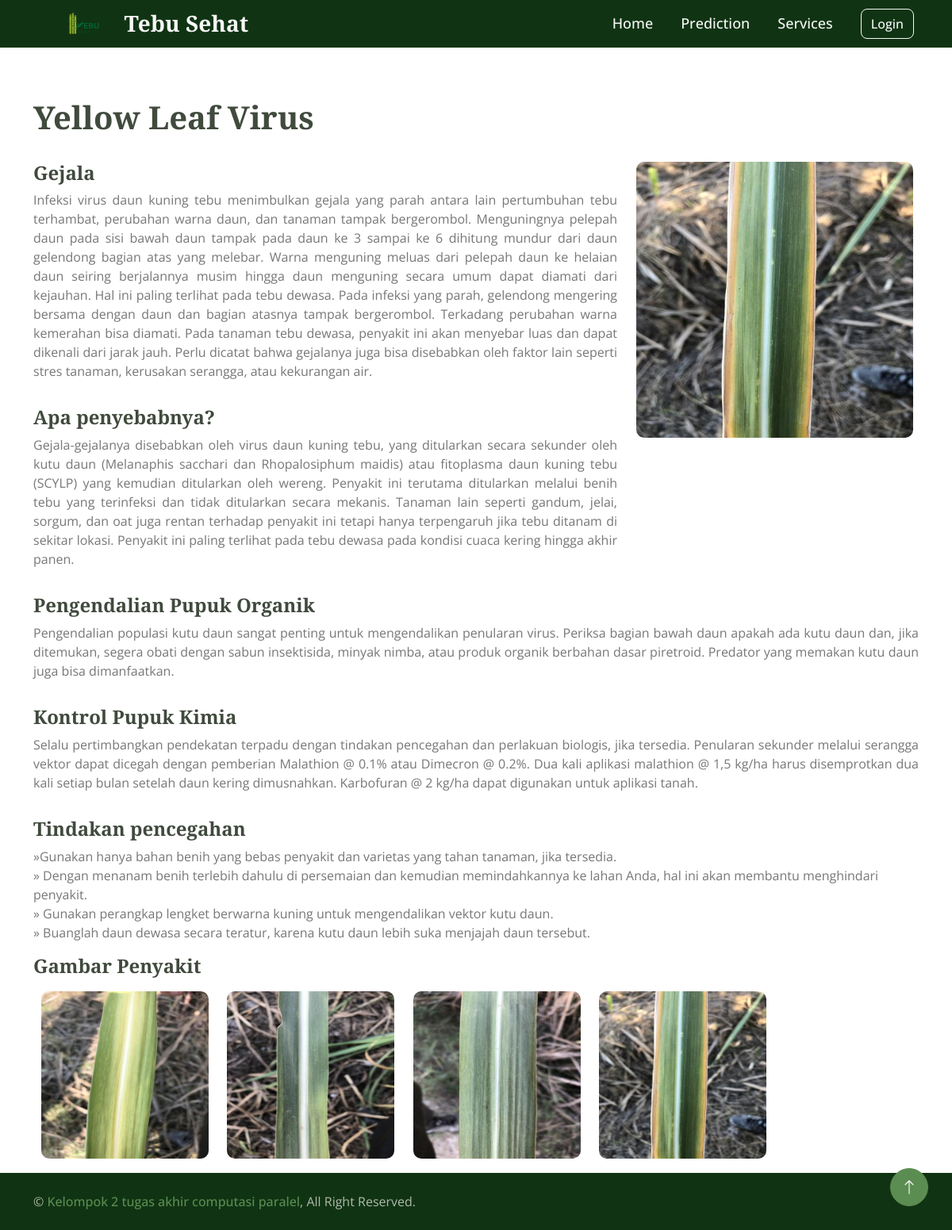
Page /disease_details/Yellow Leaf Virus/ on the committed database.
### uploads/models.py (models this page shows, shortened)
class Treatment(models.Model):
    disease_name = (
        ('Bacterial Blight', 'Bacterial Blight'),
        ('Leaf Rust', 'Leaf Rust'),
        ('Leaf Spot', 'Leaf Spot'),
        ('Mite Insect', 'Mite Insect'),
        ('Red Rot', 'Red Rot'),
        ('Red Rust', 'Red Rust'),
        ('White Fly', 'White Fly'),
        ('Yellow Leaf Virus', 'Yellow Leaf Virus')
        )
    disease = models.CharField(max_length=200, null=True, choices=disease_name)
    symptoms = models.CharField(max_length=1000, null=True)
    caused = models.CharField(max_length=1000, null=True)
    organic_control = models.CharField(max_length=1000, null=True)
    chemical_control = models.CharField(max_length=1000, null=True)
    preventive_measures = models.CharField(max_length=1000, null=True)

### uploads/views.py (the view)
# urls.py: path('disease_details/<str:disease>/', views.disease_details, name='disease_details'),
def disease_details(request, disease):
    treatment = Treatment.objects.get(disease=disease)
    symptoms, caused, organic_control, chemical_control, preventive_measures = get_treatment(treatment)
    context = {
        'treatment': treatment,
        'symptoms': symptoms,
        'caused': caused,
        'organic_control': organic_control,
        'chemical_control': chemical_control,
        'preventive_measures': preventive_measures,
    }
    return render(request, 'disease_details.html', context)

### uploads/utils.py (called while the page is built)
def get_treatment(treatment):
    try:
        symptoms = treatment.symptoms
        caused = treatment.caused
        organic_control = treatment.organic_control
        chemical_control = treatment.chemical_control
        preventive_measures = treatment.preventive_measures
        preventive_measures = preventive_measures.split(".")
        return symptoms, caused, organic_control, chemical_control, preventive_measures
    except Exception as e:
        print(f"An error occurred while processing treatment data: {e}")

### templates/disease_details.html (shortened to what this page needs)
{% extends 'base.html' %}{% load static %}
{% block body %}
<div class="container mt-5">
    <h1 class="pt-3 ">{{ treatment.disease }}</h1>
    <br>
    <div class="row">
      <div class="col-lg-8">
        <h4>Gejala</h5>
        <p style="text-align: justify">{{symptoms }}</p>
        <h4 class="pt-3">Apa penyebabnya?</h5>
        <p style="text-align: justify">{{caused }}</p>
      </div>
      <div class="col-lg-4">
        {% if treatment.disease == 'Leaf Rust' %}
        <img class="img-fluid image_disease_page" src="{% static 'img/leaf_rust.jpg' %}" alt="">
        {% elif treatment.disease == 'Bacterial Blight' %}
        <img class="img-fluid image_disease_page" src="{% static 'img/Bacterial Blight.jpg' %}" alt="">
        {% elif treatment.disease == 'Mite Insect' %}
        <img class="img-fluid image_disease_page" src="{% static 'img/mite insect.jpg' %}" alt="">
        {% elif treatment.disease == 'Red Rot' %}
        <img class="img-fluid image_disease_page" src="{% static 'img/Red Rot.jpg' %}" alt="">
        {% elif treatment.disease == 'Leaf Spot' %}
        <img class="img-fluid image_disease_page" src="{% static 'img/Disease/leaf spot2.jpg' %}" alt="">
        {% elif treatment.disease == 'Yellow Leaf Virus' %}
        <img class="img-fluid image_disease_page" src="{% static 'img/Disease/Yellow Leaf Virus3.jpg' %}" alt="">
        {% elif treatment.disease == 'Red Rust' %}
        <img class="img-fluid image_disease_page" src="{% static 'img/Disease/Red_Rust1.jpg' %}" alt="">
        {% elif treatment.disease == 'White Fly' %}
        <img class="img-fluid image_disease_page" src="{% static 'img/Disease/white_fly3.jpg' %}" alt="">
        {% endif %}
      </div>
      <h4 class="pt-3">Pengendalian Pupuk Organik</h5>
        <p style="text-align: justify">{{organic_control }}</p>
        <h4 class="pt-3">Kontrol Pupuk Kimia</h5>
        <p style="text-align: justify">{{chemical_control }}</p>
        <h4 class="pt-3">Tindakan pencegahan</h5>
        {% for measure in preventive_measures %}
        <li class="treatment_li">{{ measure }}.</li>
        {% endfor %}
    </div>
        <h4 class="pt-3">Gambar Penyakit</h4>
        <div style=" max-width: 960px;">
        {% if treatment.disease == 'Leaf Rust' %}
            <img class="img-table-responsive disease_image " src="{% static 'img/leaf_rust.jpg' %}" alt="">
            <img class="img-table-responsive disease_image " src="{% static 'img/Disease/leaf_rust1.jpg' %}" alt="">
            <img class="img-table-responsive disease_image " src="{% static 'img/Disease/leaf_rust2.jpg' %}" alt="">
            <img class="img-table-responsive disease_image " src="{% static 'img/Disease/leaf_rust3.jpg' %}" alt="">
        {% elif treatment.disease == 'Yellow Leaf Virus' %}
            <img class="img-table-responsive disease_image" src="{% static 'img/Yellow Leaf Virus.jpg' %}" alt="">
            <img class="img-table-responsive disease_image" src="{% static 'img/Disease/Yellow Leaf Virus1.jpg' %}" alt="">
            <img class="img-table-responsive disease_image" src="{% static 'img/Disease/Yellow Leaf Virus2.jpg' %}" alt="">
            <img class="img-table-responsive disease_image" src="{% static 'img/Disease/Yellow Leaf Virus3.jpg' %}" alt="">
        {% endif %}
        </div>
    </div>
{% endblock body %}

### static/css/style.css (style rules this page uses)
.container { overflow-x: hidden; }
:root { --primary: #5b8c51; --secondary: #869183; --light: #f7f7f7; --dark: #404a3d; }
.disease_image { display: inline-block; max-width: 98%; height: auto; width: 22%; margin: 1%; border-radius: 10px; }
.image_disease_page { display: block; max-width: 100%; height: auto; width: 98%; border-radius: 10px; }

### static/css/style1.css (style rules this page uses)
.treatment_li { list-style: none; }
.treatment_li::before { content: "\00BB"; }

### rows in the picture
Treatment: disease "Yellow Leaf Virus", symptoms "Infeksi virus daun kuning tebu menimbulkan gejala yang parah antara lain pertumbuhan tebu terhambat, perubahan warna daun, dan tanaman tampak bergerombol. Menguningnya pelepah daun pada sisi bawah daun tampak pada daun ke 3 sampai ke 6 dihitung mundur dari daun gelendong bagian atas yang melebar. Warna menguning meluas dari pelepah daun ke helaian daun seiring berjalannya musim hingga daun menguning secara umum dapat diamati dari kejauhan. Hal ini paling terlihat pada tebu dewasa. Pada infeksi yang parah, gelendong mengering bersama dengan daun dan bagian atasnya tampak bergerombol. Terkadang perubahan warna kemerahan bisa diamati. Pada tanaman tebu dewasa, penyakit ini akan menyebar luas…", caused "Gejala-gejalanya disebabkan oleh virus daun kuning tebu, yang ditularkan secara sekunder oleh kutu daun (Melanaphis sacchari dan Rhopalosiphum maidis) atau fitoplasma daun kuning tebu (SCYLP) yang kemudian ditularkan oleh wereng. Penyakit ini terutama ditularkan melalui benih tebu yang terinfeksi dan tidak ditularkan secara mekanis. Tanaman lain seperti gandum, jelai, sorgum, dan oat juga rentan terhadap penyakit ini tetapi hanya terpengaruh jika tebu ditanam di sekitar lokasi. Penyakit ini paling terlihat pada tebu dewasa pada kondisi cuaca kering hingga akhir panen.", organic_control "Pengendalian populasi kutu daun sangat penting untuk mengendalikan penularan virus. Periksa bagian bawah daun apakah ada kutu daun dan, jika ditemukan, segera obati dengan sabun insektisida, minyak nimba, atau produk organik berbahan dasar piretroid. Predator yang memakan kutu daun juga bisa dimanfaatkan.", chemical_control "Selalu pertimbangkan pendekatan terpadu dengan tindakan pencegahan dan perlakuan biologis, jika tersedia. Penularan sekunder melalui serangga vektor dapat dicegah dengan pemberian Malathion @ 0.1% atau Dimecron @ 0.2%. Dua kali aplikasi malathion @ 1,5 kg/ha harus disemprotkan dua kali setiap bulan setelah daun kering dimusnahkan. Karbofuran @ 2 kg/ha dapat digunakan untuk aplikasi tanah."

### other values in the picture
{{ measure }} "Gunakan hanya bahan benih yang bebas penyakit dan varietas yang tahan tanaman, jika tersedia" "Dengan menanam benih terlebih dahulu di persemaian dan kemudian memindahkannya ke lahan Anda, hal ini akan membantu menghindari penyakit" "Gunakan perangkap lengket berwarna kuning untuk mengendalikan vektor kutu daun" "Buanglah daun dewasa secara teratur, karena kutu daun lebih suka menjajah daun tersebut"
